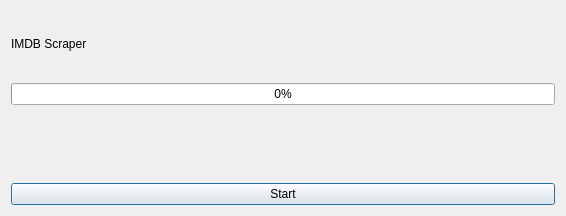
<?xml version="1.0" encoding="UTF-8"?>
<ui version="4.0">
 <class>ScrapeDialog</class>
 <widget class="QDialog" name="ScrapeDialog">
  <property name="windowModality">
   <enum>Qt::WindowModal</enum>
  </property>
  <property name="geometry">
   <rect>
    <x>0</x>
    <y>0</y>
    <width>566</width>
    <height>216</height>
   </rect>
  </property>
  <property name="sizePolicy">
   <sizepolicy hsizetype="Fixed" vsizetype="Fixed">
    <horstretch>0</horstretch>
    <verstretch>0</verstretch>
   </sizepolicy>
  </property>
  <property name="windowTitle">
   <string>Dialog</string>
  </property>
  <property name="modal">
   <bool>true</bool>
  </property>
  <layout class="QVBoxLayout" name="verticalLayout">
   <item>
    <widget class="QLabel" name="label">
     <property name="text">
      <string>IMDB Scraper</string>
     </property>
    </widget>
   </item>
   <item>
    <widget class="QProgressBar" name="progressBar">
     <property name="enabled">
      <bool>true</bool>
     </property>
     <property name="value">
      <number>0</number>
     </property>
     <property name="textVisible">
      <bool>true</bool>
     </property>
     <property name="format">
      <string notr="true">%p%</string>
     </property>
    </widget>
   </item>
   <item>
    <widget class="QLabel" name="labelProgress">
     <property name="text">
      <string/>
     </property>
     <property name="alignment">
      <set>Qt::AlignLeading|Qt::AlignLeft|Qt::AlignTop</set>
     </property>
    </widget>
   </item>
   <item>
    <widget class="QPushButton" name="buttonBeginScraping">
     <property name="text">
      <string>Start</string>
     </property>
    </widget>
   </item>
  </layout>
 </widget>
 <resources/>
 <connections/>
</ui>
